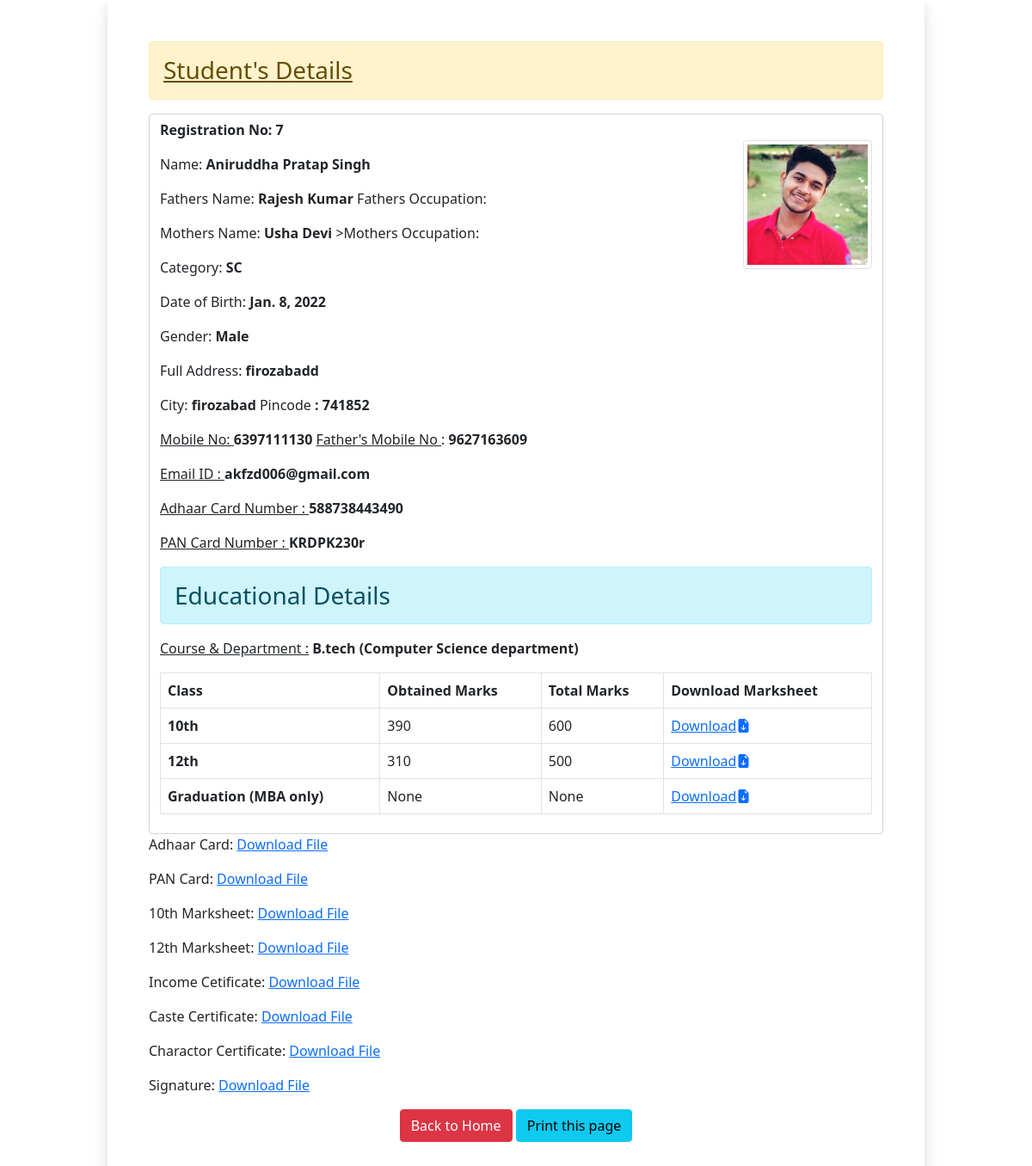
Page /app/7 (signed in) on the committed database.
### myapp/models.py (models this page shows)
class Student_data(models.Model):
 first_name = models.CharField(max_length=100)
 middle_name = models.CharField(max_length=100, blank=True)
 last_name = models.CharField(max_length=100)
 fathers_name = models.CharField(max_length=100)
 fathers_occupation = models.CharField(max_length=30, blank=True)
 mothers_name = models.CharField(max_length=100)
 mothers_occupation = models.CharField(max_length=30,  blank=True)
 dob = models.DateField(auto_now=False, auto_now_add=False)
 gender = models.CharField(max_length=100)
 category = models.CharField(max_length=50)
 address = models.CharField(max_length=180)
 city = models.CharField(max_length=180)
 pin = models.PositiveIntegerField()
 course = models.CharField(choices=COURSE_CHOICE, max_length=100)
 mark10_obtained = models.PositiveIntegerField(null=True, blank=True)
 mark10_total = models.PositiveIntegerField( null=True, blank=True)
 mark12_obtained = models.PositiveIntegerField(null=True, blank=True)
 mark12_total = models.PositiveIntegerField(null=True, blank=True)
 mark_graduation_obtained = models.PositiveIntegerField(null=True, blank=True)
 mark_graduation_total = models.PositiveIntegerField(null=True, blank=True)
 department = models.CharField(choices=DEPARTMENT_CHOICE, max_length=50, blank=True)
 mobile = models.PositiveIntegerField()
 mobile2 = models.PositiveIntegerField(null=True, blank=True)
 email = models.EmailField(null=True, blank=True)
 photo = models.ImageField(upload_to='d/1', blank=True)
 sign = models.ImageField(upload_to='d/8', blank=True)
 Adhaar = models.FileField(upload_to='d/2', blank=True)
 Adhaar_no = models.CharField(max_length=12, null=True, blank=True)
 pan = models.FileField(upload_to='d/3', blank=True)
 pan_no = models.CharField(max_length=10, null=True, blank=True)
 caste = models.FileField(upload_to='d/3', blank=True)
 income = models.FileField(upload_to='d/4', blank=True)
 charactor_certificate = models.FileField(upload_to='d/5', blank=True)
 mark10 = models.FileField(upload_to='d/6', blank=True)
 mark12 = models.FileField(upload_to='d/7', blank=True)
 mark_graduation=models.FileField(upload_to='d/8', blank=True)

### myapp/views.py (the view)
# urls.py: path('app/<int:pk>', views.application_form, name='application'),
@login_required
def application_form(request, pk):
  candidate = Student_data.objects.get(pk=pk)
  return render(request, 'myapp/candidate.html', {'candidate':candidate})

### myapp/templates/myapp/candidate.html (shortened to what this page needs)
<!DOCTYPE html>
{% load myfilter %}
<html lang="en">
<head>
  <link href="https://cdn.jsdelivr.net/npm/bootstrap@5.0.0-beta2/dist/css/bootstrap.min.css" rel="stylesheet">
</head>
  <div class="container">
   <div class="row">
    <div class="col-sm-10 shadow p-5 offset-sm-1">
     <h3 class=" alert alert-warning"><u>Student's Details</u> </h3>
     <link rel="stylesheet" href="https://cdn.jsdelivr.net/npm/bootstrap-icons@1.8.0/font/bootstrap-icons.css">
    <div class="form-control">
      <img src="/media/{{candidate.photo}}" alt="" class="img-fluid img-thumbnail float-end mt-4" width="150" height="150">
     <p class="float"> <b> Registration No: {{candidate.id}} </b></p>
     <p>Name: <b> {{candidate.first_name  }} {{candidate.middle_name}} {{candidate.last_name}} </b> </p>
     <p>Fathers Name: <b>{{candidate.fathers_name}} </b> Fathers Occupation: <b> {{candidate.fathers_occupation}} </b></p></p>
     <p>Mothers Name: <b> {{candidate.mothers_name}} </b>>Mothers Occupation:  <b> {{candidate.fathers_occupation}} </b> </p>
     <p>Category: <b>{{candidate.category}}</b></p>
     <p>Date of Birth: <b>{{candidate.dob}} </b></p>
     <p>Gender: <b> {{candidate.gender}} </b></p>
     <p>Full Address: <b>{{candidate.address}}</b></p>
     <p>City: <b> {{candidate.city}} </b> Pincode <b>:      {{candidate.pin}} </b> </p>
     <p><u> Mobile No: </u><b> {{candidate.mobile}} </b><u> Father's Mobile No </u>  : <b> {{candidate.mobile2}} </b></p>
     <p> <u> Email ID : </u> <b> {{candidate.email}}</b></p>
     <p><u>Adhaar Card Number : </u> <b>{{candidate.Adhaar_no}}</b></p>
     <p><u>PAN Card Number : </u> <b>{{candidate.pan_no}}</b></p>
    <h3 class="alert alert-info">Educational Details</h3>
    <p><u>Course & Department :</u> <b>{{candidate.course}}  ({{candidate.department}})</b> </p>
    <table class="table table-bordered">
      <thead>
        <tr>
          <th scope="col">Class</th>
          <th scope="col">Obtained Marks</th>
          <th scope="col">Total Marks</th>
          <th scope="col"> Download Marksheet </th>
        </tr>
      </thead>
      <tbody>
        <tr>
          <th scope="row">10th</th>
          <td>{{candidate.mark10_obtained}}</td>
          <td>{{candidate.mark10_total}}</td>
          <td><a href="media/{{candidate.mark10}}" download="media/{{candidate.mark10}}">Download<i class="bi bi-file-earmark-arrow-down-fill"></i></a></td>
        </tr>
        <tr>
          <th scope="row">12th</th>
          <td>{{candidate.mark12_obtained}}</td>
          <td>{{candidate.mark12_total}}</td>
          <td><a href="media/{{candidate.mark12}}" download="media/{{candidate.mark12}}">Download<i class="bi bi-file-earmark-arrow-down-fill"></i></a></td>
        </tr>
        <tr>
          <th scope="row">Graduation (MBA only)</th>
          <td>{{candidate.mark_graduation_obtained}}</td>
          <td>{{candidate.mark_graduation_total}}</td>
          <td><a href="media/{{candidate.mark_graduation}}" download="media/{{candidate.mark_graduation}}">Download<i class="bi bi-file-earmark-arrow-down-fill"></i></a></td>
        </tr>
      </tbody>
    </table>
    </div>
     <p>Adhaar Card: <a href="/media/{{candidate.Adhaar}}" download="media/{{candidate.Adhaar}}">Download File </a></p>
     <p>PAN Card: <a href="media/{{candidate.pan}}" download="media/{{candidate.pan}}">Download File</a></p>
     <p>10th Marksheet: <a href="media/{{candidate.mark10}}" download="media/{{candidate.mark10}}">Download File</a></p>
     <p>12th Marksheet: <a href="media/{{candidate.mark12}}"download="media/{{candidate.mark12}}">Download File</a></p>
     <p>Income Cetificate: <a href="media/{{candidate.income}}" download="media/{{candidate.income}}">Download File</a></p>
     <p>Caste Certificate: <a href="media/{{candidate.caste}}" download="media/{{candidate.caste}}">Download File</a></p>
     <p>Charactor Certificate: <a href="media/{{candidate.charactor_certificate}}" download="media/{{candidate.charactor_certificate}}">Download File</a></p>
     <p>Signature: <a href="media/{{candidate.sign}}" download="media/{{candidate.sign}}">Download File</a></p>
    <div class="text-center">
     <a href="/" class="btn btn-danger">Back to Home</a>
     <a onClick="window.print()" class="btn btn-info">Print this page</a>
    </div>
    </div>
   </div>
  </div>
</body>
</html>

### rows in the picture
Student_data: photo (picture), id "7", first_name "Aniruddha", middle_name "Pratap", last_name "Singh", fathers_name "Rajesh Kumar", mothers_name "Usha Devi", category "SC", dob "Jan. 8, 2022", gender "Male", address "firozabadd", city "firozabad", pin "741852", mobile "6397111130", mobile2 "9627163609", email "akfzd006@gmail.com", Adhaar_no "588738443490", pan_no "KRDPK230r", course "B.tech", department "Computer Science department", mark10_obtained "390", mark10_total "600", mark12_obtained "310", mark12_total "500", mark_graduation_obtained "None", mark_graduation_total "None"
